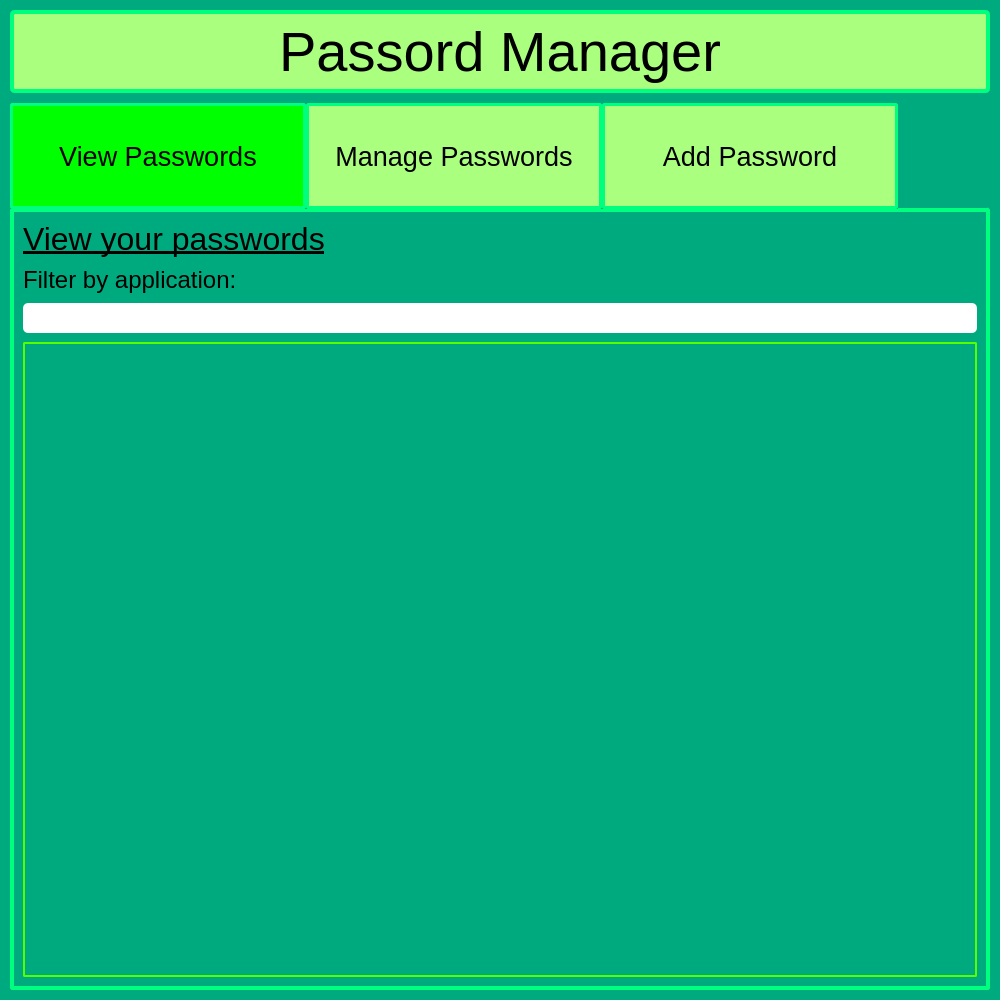
<?xml version="1.0" encoding="UTF-8"?>
<ui version="4.0">
 <class>main_menu</class>
 <widget class="QMainWindow" name="main_menu">
  <property name="geometry">
   <rect>
    <x>0</x>
    <y>0</y>
    <width>1000</width>
    <height>1000</height>
   </rect>
  </property>
  <property name="minimumSize">
   <size>
    <width>1000</width>
    <height>1000</height>
   </size>
  </property>
  <property name="windowTitle">
   <string>Main Menu</string>
  </property>
  <property name="styleSheet">
   <string notr="true">QWidget {
	background-color: rgb(0, 170, 127);
}

#window_title_label {
	background-color: rgb(170, 255, 127);
	border-width: 4px;
	border-radius: 10px;
	border-style: solid;
	border-color: rgb(0, 255, 127);
	min-width: 10em;
	padding: 6px;
	border-radius: 5px;
}

#error_label {
	color: rgb(255, 0, 0);
	font: 20pt &quot;MS UI Gothic&quot;;
	text-decoration: underline;
}

QPushButton {
	background-color: rgb(170, 255, 127);;
	border-style: solid;
	border-width: 4px;
	border-radius: 10px;
	border-color:  rgb(0, 255, 127);
	min-width: 10em;
	padding: 6px;
}

QPushButton:Hover {
	background-color: rgb(85, 255, 0);
	border-color: rgb(85, 170, 0);
}

QPushButton:pressed {
	background-color: rgb(85, 255, 127);
	border-color: rgb(85, 170, 0);
}

QLineEdit {
	background-color: rgb(255,255,255);
	border-radius: 5px
}

QProgressBar {
     border: 2px solid black;
     border-radius: 5px;
     background-color: rgb(255, 255, 255);
 }

QProgressBar::chunk {
     background-color: rgb(85, 255, 127);
     width: 20%;
 }

QTabWidget::pane {
	border: 4px solid rgb(0, 255, 127);
	border-radius: 3px;
  	top:-1px; 
  	background-color: rgb(0, 170, 255);
} 

QTabBar::tab {
	width: 250%;
	height: 60%;
	font: &quot;MS UI Gothic&quot; bold;
  	background: rgb(170, 255, 127);; 
  	border: 3px solid rgb(0, 255, 127);
	border-radius: 3px;
	padding: 20px;
} 

QTabBar::tab:selected { 
  background: rgb(0, 255, 0);
  margin-bottom: -1px; 
}

QTableView {
	border-collapse: collapse;
	border: 2px solid rgb(85, 255, 0);
	border-radius: 2px;
}

QHeaderView::section {
	font: 18pt &quot;MS UI Gothic&quot;;
    background-color: rgb(170, 255, 127);
    padding: 5px;
    border-bottom: 2px solid rgb(85, 255, 0);
    border-right: 2px solid rgb(85, 255, 0);
}

#outcome_label {
	 color: rgb(170, 255, 127);
}

#update_outcome_label {
	 color: rgb(170, 255, 127);
}


</string>
  </property>
  <widget class="QWidget" name="centralwidget">
   <layout class="QVBoxLayout" name="verticalLayout">
    <property name="spacing">
     <number>10</number>
    </property>
    <property name="leftMargin">
     <number>10</number>
    </property>
    <property name="topMargin">
     <number>10</number>
    </property>
    <property name="rightMargin">
     <number>10</number>
    </property>
    <property name="bottomMargin">
     <number>10</number>
    </property>
    <item>
     <widget class="QLabel" name="window_title_label">
      <property name="font">
       <font>
        <family>MS UI Gothic</family>
        <pointsize>42</pointsize>
       </font>
      </property>
      <property name="styleSheet">
       <string notr="true"/>
      </property>
      <property name="text">
       <string>Passord Manager</string>
      </property>
      <property name="scaledContents">
       <bool>false</bool>
      </property>
      <property name="alignment">
       <set>Qt::AlignCenter</set>
      </property>
      <property name="indent">
       <number>-3</number>
      </property>
     </widget>
    </item>
    <item>
     <widget class="QTabWidget" name="tabWidget">
      <property name="font">
       <font>
        <family>MS UI Gothic</family>
        <pointsize>20</pointsize>
       </font>
      </property>
      <property name="tabShape">
       <enum>QTabWidget::Rounded</enum>
      </property>
      <property name="currentIndex">
       <number>0</number>
      </property>
      <widget class="QWidget" name="view_passwords_tab">
       <attribute name="title">
        <string>View Passwords</string>
       </attribute>
       <layout class="QVBoxLayout" name="verticalLayout_2">
        <property name="spacing">
         <number>9</number>
        </property>
        <item>
         <widget class="QLabel" name="view_passwords_label">
          <property name="font">
           <font>
            <family>MS UI Gothic</family>
            <pointsize>24</pointsize>
            <underline>true</underline>
           </font>
          </property>
          <property name="text">
           <string>View your passwords</string>
          </property>
         </widget>
        </item>
        <item>
         <widget class="QLabel" name="filter_label">
          <property name="font">
           <font>
            <family>MS UI Gothic</family>
            <pointsize>18</pointsize>
           </font>
          </property>
          <property name="text">
           <string>Filter by application:</string>
          </property>
         </widget>
        </item>
        <item>
         <widget class="QLineEdit" name="filter_input">
          <property name="font">
           <font>
            <family>MS UI Gothic</family>
            <pointsize>18</pointsize>
           </font>
          </property>
         </widget>
        </item>
        <item>
         <widget class="QTableView" name="passwords_table">
          <property name="font">
           <font>
            <family>MS UI Gothic</family>
            <pointsize>18</pointsize>
           </font>
          </property>
          <property name="contextMenuPolicy">
           <enum>Qt::DefaultContextMenu</enum>
          </property>
          <property name="layoutDirection">
           <enum>Qt::LeftToRight</enum>
          </property>
          <property name="frameShape">
           <enum>QFrame::StyledPanel</enum>
          </property>
          <property name="frameShadow">
           <enum>QFrame::Plain</enum>
          </property>
          <property name="lineWidth">
           <number>2</number>
          </property>
          <property name="sizeAdjustPolicy">
           <enum>QAbstractScrollArea::AdjustToContentsOnFirstShow</enum>
          </property>
          <property name="editTriggers">
           <set>QAbstractItemView::NoEditTriggers</set>
          </property>
          <property name="sortingEnabled">
           <bool>false</bool>
          </property>
          <property name="wordWrap">
           <bool>true</bool>
          </property>
          <attribute name="horizontalHeaderVisible">
           <bool>false</bool>
          </attribute>
          <attribute name="horizontalHeaderMinimumSectionSize">
           <number>50</number>
          </attribute>
          <attribute name="horizontalHeaderStretchLastSection">
           <bool>false</bool>
          </attribute>
          <attribute name="verticalHeaderVisible">
           <bool>false</bool>
          </attribute>
         </widget>
        </item>
       </layout>
      </widget>
      <widget class="QWidget" name="manage_passwords_tab">
       <attribute name="title">
        <string>Manage Passwords</string>
       </attribute>
       <layout class="QVBoxLayout" name="verticalLayout_4">
        <item>
         <widget class="QLabel" name="select_application_label">
          <property name="font">
           <font>
            <family>MS UI Gothic</family>
            <pointsize>24</pointsize>
            <underline>true</underline>
           </font>
          </property>
          <property name="text">
           <string>Select an application to update or delete:</string>
          </property>
         </widget>
        </item>
        <item>
         <widget class="QLineEdit" name="select_application_input">
          <property name="font">
           <font>
            <family>MS UI Gothic</family>
            <pointsize>24</pointsize>
           </font>
          </property>
         </widget>
        </item>
        <item>
         <widget class="QLabel" name="updated_password_label">
          <property name="font">
           <font>
            <family>MS UI Gothic</family>
            <pointsize>24</pointsize>
           </font>
          </property>
          <property name="styleSheet">
           <string notr="true"/>
          </property>
          <property name="text">
           <string>Enter an updated secure password: (or generate one)</string>
          </property>
          <property name="scaledContents">
           <bool>false</bool>
          </property>
          <property name="indent">
           <number>-3</number>
          </property>
         </widget>
        </item>
        <item>
         <widget class="QLineEdit" name="updated_password_input">
          <property name="font">
           <font>
            <family>MS UI Gothic</family>
            <pointsize>24</pointsize>
           </font>
          </property>
         </widget>
        </item>
        <item>
         <widget class="QProgressBar" name="updated_password_strength">
          <property name="font">
           <font>
            <family>MS UI Gothic</family>
            <pointsize>16</pointsize>
           </font>
          </property>
          <property name="value">
           <number>0</number>
          </property>
          <property name="alignment">
           <set>Qt::AlignCenter</set>
          </property>
          <property name="textVisible">
           <bool>true</bool>
          </property>
          <property name="invertedAppearance">
           <bool>false</bool>
          </property>
          <property name="format">
           <string>Empty</string>
          </property>
         </widget>
        </item>
        <item>
         <widget class="QLabel" name="confirm_updated_password_label">
          <property name="font">
           <font>
            <family>MS UI Gothic</family>
            <pointsize>24</pointsize>
           </font>
          </property>
          <property name="styleSheet">
           <string notr="true"/>
          </property>
          <property name="text">
           <string>Please confirm this password:</string>
          </property>
          <property name="scaledContents">
           <bool>false</bool>
          </property>
          <property name="indent">
           <number>-3</number>
          </property>
         </widget>
        </item>
        <item>
         <widget class="QLineEdit" name="confirm_updated_password_input">
          <property name="font">
           <font>
            <family>MS UI Gothic</family>
            <pointsize>24</pointsize>
           </font>
          </property>
         </widget>
        </item>
        <item>
         <widget class="QLabel" name="update_outcome_label">
          <property name="font">
           <font>
            <family>MS UI Gothic</family>
            <pointsize>24</pointsize>
           </font>
          </property>
          <property name="text">
           <string/>
          </property>
         </widget>
        </item>
        <item>
         <widget class="QPushButton" name="delete_password_button">
          <property name="font">
           <font>
            <family>MS UI Gothic</family>
            <pointsize>22</pointsize>
           </font>
          </property>
          <property name="cursor">
           <cursorShape>PointingHandCursor</cursorShape>
          </property>
          <property name="styleSheet">
           <string notr="true"/>
          </property>
          <property name="text">
           <string>Delete Password?</string>
          </property>
         </widget>
        </item>
        <item>
         <widget class="QPushButton" name="generate_updated_password_button">
          <property name="font">
           <font>
            <family>MS UI Gothic</family>
            <pointsize>22</pointsize>
           </font>
          </property>
          <property name="cursor">
           <cursorShape>PointingHandCursor</cursorShape>
          </property>
          <property name="styleSheet">
           <string notr="true"/>
          </property>
          <property name="text">
           <string>Generate Password</string>
          </property>
         </widget>
        </item>
        <item>
         <widget class="QPushButton" name="clear_update_button">
          <property name="font">
           <font>
            <family>MS UI Gothic</family>
            <pointsize>22</pointsize>
           </font>
          </property>
          <property name="cursor">
           <cursorShape>PointingHandCursor</cursorShape>
          </property>
          <property name="styleSheet">
           <string notr="true"/>
          </property>
          <property name="text">
           <string>Clear</string>
          </property>
         </widget>
        </item>
        <item>
         <widget class="QPushButton" name="update_password_button">
          <property name="font">
           <font>
            <family>MS UI Gothic</family>
            <pointsize>22</pointsize>
           </font>
          </property>
          <property name="cursor">
           <cursorShape>PointingHandCursor</cursorShape>
          </property>
          <property name="styleSheet">
           <string notr="true"/>
          </property>
          <property name="text">
           <string>Update Password</string>
          </property>
         </widget>
        </item>
       </layout>
      </widget>
      <widget class="QWidget" name="add_password_tab">
       <attribute name="title">
        <string>Add Password</string>
       </attribute>
       <layout class="QVBoxLayout" name="verticalLayout_3">
        <item>
         <widget class="QLabel" name="password_label">
          <property name="font">
           <font>
            <family>MS UI Gothic</family>
            <pointsize>24</pointsize>
           </font>
          </property>
          <property name="styleSheet">
           <string notr="true"/>
          </property>
          <property name="text">
           <string>Please enter a secure password: (or generate one)</string>
          </property>
          <property name="scaledContents">
           <bool>false</bool>
          </property>
          <property name="indent">
           <number>-3</number>
          </property>
         </widget>
        </item>
        <item>
         <widget class="QLineEdit" name="password_input">
          <property name="font">
           <font>
            <family>MS UI Gothic</family>
            <pointsize>24</pointsize>
           </font>
          </property>
          <property name="echoMode">
           <enum>QLineEdit::Normal</enum>
          </property>
         </widget>
        </item>
        <item>
         <widget class="QProgressBar" name="password_strength">
          <property name="font">
           <font>
            <family>MS UI Gothic</family>
            <pointsize>16</pointsize>
           </font>
          </property>
          <property name="value">
           <number>0</number>
          </property>
          <property name="alignment">
           <set>Qt::AlignCenter</set>
          </property>
          <property name="textVisible">
           <bool>true</bool>
          </property>
          <property name="invertedAppearance">
           <bool>false</bool>
          </property>
          <property name="format">
           <string>Empty</string>
          </property>
         </widget>
        </item>
        <item>
         <widget class="QLabel" name="confirm_password_label">
          <property name="font">
           <font>
            <family>MS UI Gothic</family>
            <pointsize>24</pointsize>
           </font>
          </property>
          <property name="styleSheet">
           <string notr="true"/>
          </property>
          <property name="text">
           <string>Please confirm this password:</string>
          </property>
          <property name="scaledContents">
           <bool>false</bool>
          </property>
          <property name="indent">
           <number>-3</number>
          </property>
         </widget>
        </item>
        <item>
         <widget class="QLineEdit" name="confirm_password_input">
          <property name="font">
           <font>
            <family>MS UI Gothic</family>
            <pointsize>24</pointsize>
           </font>
          </property>
          <property name="echoMode">
           <enum>QLineEdit::Normal</enum>
          </property>
         </widget>
        </item>
        <item>
         <widget class="QLabel" name="application_label">
          <property name="font">
           <font>
            <family>MS UI Gothic</family>
            <pointsize>24</pointsize>
           </font>
          </property>
          <property name="text">
           <string>Please enter the application for this password:</string>
          </property>
         </widget>
        </item>
        <item>
         <widget class="QLineEdit" name="application_input">
          <property name="font">
           <font>
            <family>MS UI Gothic</family>
            <pointsize>24</pointsize>
           </font>
          </property>
         </widget>
        </item>
        <item>
         <widget class="QLabel" name="outcome_label">
          <property name="font">
           <font>
            <family>MS UI Gothic</family>
            <pointsize>24</pointsize>
            <underline>true</underline>
           </font>
          </property>
          <property name="text">
           <string/>
          </property>
         </widget>
        </item>
        <item>
         <widget class="QPushButton" name="generate_password_button">
          <property name="font">
           <font>
            <family>MS UI Gothic</family>
            <pointsize>22</pointsize>
           </font>
          </property>
          <property name="cursor">
           <cursorShape>PointingHandCursor</cursorShape>
          </property>
          <property name="styleSheet">
           <string notr="true"/>
          </property>
          <property name="text">
           <string>Generate Password</string>
          </property>
         </widget>
        </item>
        <item>
         <widget class="QPushButton" name="clear_button">
          <property name="font">
           <font>
            <family>MS UI Gothic</family>
            <pointsize>22</pointsize>
           </font>
          </property>
          <property name="cursor">
           <cursorShape>PointingHandCursor</cursorShape>
          </property>
          <property name="text">
           <string>Clear</string>
          </property>
         </widget>
        </item>
        <item>
         <widget class="QPushButton" name="submit_button">
          <property name="font">
           <font>
            <family>MS UI Gothic</family>
            <pointsize>22</pointsize>
           </font>
          </property>
          <property name="cursor">
           <cursorShape>PointingHandCursor</cursorShape>
          </property>
          <property name="styleSheet">
           <string notr="true"/>
          </property>
          <property name="text">
           <string>Submit</string>
          </property>
         </widget>
        </item>
       </layout>
      </widget>
     </widget>
    </item>
   </layout>
  </widget>
 </widget>
 <resources/>
 <connections/>
</ui>
